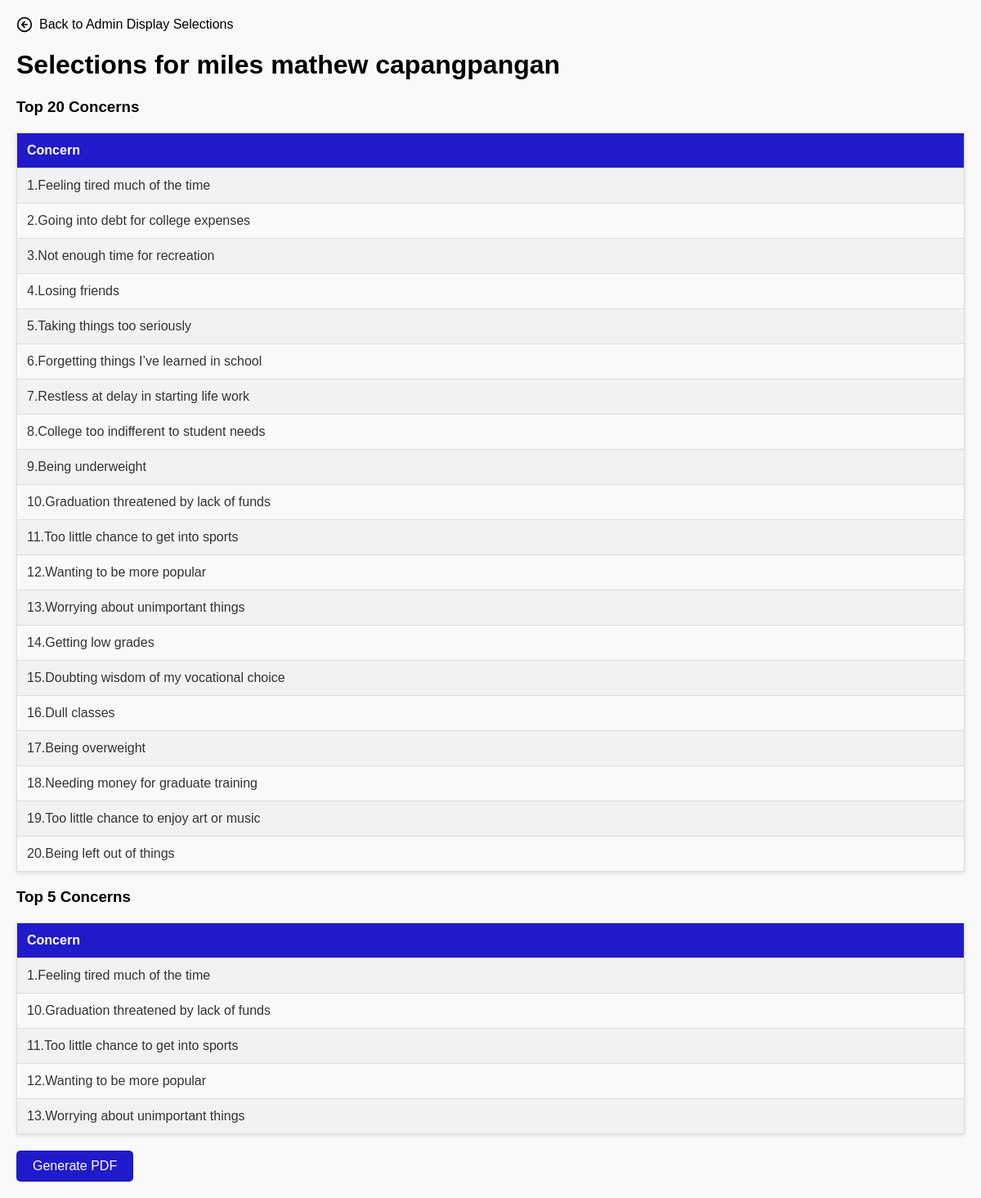
Page /view_user_selections.php?user_id=22 on the committed database.
### tables this page shows
CREATE TABLE `user` (
  `user_id` int(11) NOT NULL,
  `first_name` varchar(50) NOT NULL,
  `last_name` varchar(50) NOT NULL,
  `subject` varchar(50) NOT NULL,
  `email` varchar(100) NOT NULL,
  `password` varchar(255) NOT NULL,
  `confirmation_status` enum('not confirmed','confirmed') NOT NULL,
  `profile_picture` varchar(255) DEFAULT NULL,
  `address` text NOT NULL,
  `confirmation_code` varchar(50) NOT NULL,
  `forgot_password_code` varchar(40) NOT NULL,
  `role` enum('user','admin') NOT NULL DEFAULT 'user',
  `course_section` varchar(255) DEFAULT NULL,
  `year_level` int(11) DEFAULT NULL
);

CREATE TABLE `selections` (
  `user_id` int(11) NOT NULL,
  `top_20` text DEFAULT NULL,
  `top_5` text DEFAULT NULL,
  `concern` varchar(255) NOT NULL,
  `selection_count` int(11) DEFAULT 1,
  `submitted` int(1) DEFAULT 0,
  `year_level` int(11) NOT NULL,
  `course_section` text NOT NULL
);

### view_user_selections.php (the view, shortened to what this page needs)
<!DOCTYPE html>
<html lang="en">
<head>
</head>
<body>
    <a href="admin_display_selections.php" class="back-button">
        <svg width="20" height="20" viewBox="0 0 24 24" fill="none" xmlns="http://www.w3.org/2000/svg">
            <circle cx="12" cy="12" r="10" fill="#F7F7F7" stroke="black" stroke-width="2"/>
            <path d="M8 12H16M8 12L12 8M8 12L12 16" stroke="black" stroke-width="2" stroke-linecap="round" stroke-linejoin="round"/>
        </svg>
        Back to Admin Display Selections
    </a>
    <?php
    include 'db.php';
    $user_id = $_GET['user_id'];
    $query = "SELECT user.first_name, user.last_name, selections.top_20, selections.top_5
              FROM user
              JOIN selections ON user.user_id = selections.user_id
              WHERE user.user_id = '$user_id'";
    $result = mysqli_query($con, $query);
    $row = mysqli_fetch_assoc($result);
    if ($row) {
        echo "<h1>Selections for " . htmlspecialchars($row['first_name']) . " " . htmlspecialchars($row['last_name']) . "</h1>";
        echo "<h3>Top 20 Concerns</h3>";
        echo "<table>";
        echo "<tr><th>Concern</th></tr>";
        $top_20 = explode(",", $row['top_20']);
        foreach ($top_20 as $concern) {
            echo "<tr><td>" . htmlspecialchars($concern) . "</td></tr>";
        }
        echo "</table>";
        echo "<h3>Top 5 Concerns</h3>";
        echo "<table>";
        echo "<tr><th>Concern</th></tr>";
        $top_5 = explode(",", $row['top_5']);
        foreach ($top_5 as $concern) {
            echo "<tr><td>" . htmlspecialchars($concern) . "</td></tr>";
        }
        echo "</table>";
        echo '<form method="POST" action="generate_pdf.php" style="margin-top: 20px;">';
        echo '<button type="submit" name="generate_pdf">Generate PDF</button>';
        echo '</form>';
    } else {
        echo "<p>No selections found for this user.</p>";
    }
    ?>
</body>
</html>

### view_user_selections.php (style rules this page uses)
body { font-family: 'Arial', sans-serif; margin: 20px; background-color: #f9f9f9; color: #333; }
h1, h3 { color: black; }
table { width: 100%; border-collapse: collapse; margin: 20px 0; box-shadow: 0 2px 5px rgba(0, 0, 0, 0.1); }
table, th, td { border: 1px solid #ddd; }
th, td { padding: 12px; text-align: left; }
th { background-color: #211ACA; color: white; }
tr:nth-child(even) { background-color: #f2f2f2; }
a.back-button { display: flex; align-items: center; text-decoration: none; color: black; margin-bottom: 20px; font-size: 16px; }
a.back-button svg { margin-right: 8px; }
button { background-color: #211ACA; color: white; padding: 10px 20px; border: none; border-radius: 5px; cursor: pointer; font-size: 16px; transition: background-color 0.3s ease; }

### rows in the picture
user: first_name "miles mathew", last_name "capangpangan", selections.top_20 "1.Feeling tired much of the time", selections.top_20 "2.Going into debt for college expenses", selections.top_20 "3.Not enough time for recreation", selections.top_20 "4.Losing friends", selections.top_20 "5.Taking things too seriously", selections.top_20 "6.Forgetting things I’ve learned in school", selections.top_20 "7.Restless at delay in starting life work", selections.top_20 "8.College too indifferent to student needs", selections.top_20 "9.Being underweight", selections.top_20 "10.Graduation threatened by lack of funds", selections.top_20 "11.Too little chance to get into sports", selections.top_20 "12.Wanting to be more popular", selections.top_20 "13.Worrying about unimportant things", selections.top_20 "14.Getting low grades", selections.top_20 "15.Doubting wisdom of my vocational choice", selections.top_20 "16.Dull classes", selections.top_20 "17.Being overweight", selections.top_20 "18.Needing money for graduate training", selections.top_20 "19.Too little chance to enjoy art or music", selections.top_20 "20.Being left out of things", selections.top_5 "1.Feeling tired much of the time", selections.top_5 "10.Graduation threatened by lack of funds", selections.top_5 "11.Too little chance to get into sports", selections.top_5 "12.Wanting to be more popular", selections.top_5 "13.Worrying about unimportant things"
